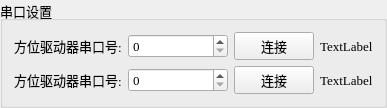
          <widget class="QGroupBox" name="groupBox_13">
           <property name="font">
            <font>
             <family>Times New Roman</family>
             <pointsize>10</pointsize>
            </font>
           </property>
           <property name="title">
            <string>串口设置</string>
           </property>
           <layout class="QVBoxLayout" name="verticalLayout_14">
            <item>
             <layout class="QHBoxLayout" name="horizontalLayout_32">
              <property name="sizeConstraint">
               <enum>QLayout::SetMinimumSize</enum>
              </property>
              <item>
               <widget class="QLabel" name="label_5">
                <property name="sizePolicy">
                 <sizepolicy hsizetype="Fixed" vsizetype="Fixed">
                  <horstretch>0</horstretch>
                  <verstretch>0</verstretch>
                 </sizepolicy>
                </property>
                <property name="font">
                 <font>
                  <family>Times New Roman</family>
                  <pointsize>10</pointsize>
                 </font>
                </property>
                <property name="text">
                 <string>方位驱动器串口号:</string>
                </property>
                <property name="alignment">
                 <set>Qt::AlignCenter</set>
                </property>
               </widget>
              </item>
              <item>
               <widget class="QSpinBox" name="spinBox_3">
                <property name="sizePolicy">
                 <sizepolicy hsizetype="Fixed" vsizetype="Fixed">
                  <horstretch>0</horstretch>
                  <verstretch>0</verstretch>
                 </sizepolicy>
                </property>
                <property name="minimumSize">
                 <size>
                  <width>100</width>
                  <height>0</height>
                 </size>
                </property>
                <property name="font">
                 <font>
                  <family>Times New Roman</family>
                  <pointsize>10</pointsize>
                 </font>
                </property>
               </widget>
              </item>
              <item>
               <widget class="QPushButton" name="pushButton_3">
                <property name="sizePolicy">
                 <sizepolicy hsizetype="Fixed" vsizetype="Fixed">
                  <horstretch>0</horstretch>
                  <verstretch>0</verstretch>
                 </sizepolicy>
                </property>
                <property name="font">
                 <font>
                  <family>Times New Roman</family>
                  <pointsize>10</pointsize>
                 </font>
                </property>
                <property name="text">
                 <string>连接</string>
                </property>
               </widget>
              </item>
              <item>
               <widget class="QLabel" name="label_6">
                <property name="font">
                 <font>
                  <family>Times New Roman</family>
                  <pointsize>10</pointsize>
                 </font>
                </property>
                <property name="text">
                 <string>TextLabel</string>
                </property>
               </widget>
              </item>
             </layout>
            </item>
            <item>
             <layout class="QHBoxLayout" name="horizontalLayout_33">
              <property name="sizeConstraint">
               <enum>QLayout::SetMinimumSize</enum>
              </property>
              <item>
               <widget class="QLabel" name="label_47">
                <property name="sizePolicy">
                 <sizepolicy hsizetype="Fixed" vsizetype="Fixed">
                  <horstretch>0</horstretch>
                  <verstretch>0</verstretch>
                 </sizepolicy>
                </property>
                <property name="font">
                 <font>
                  <family>Times New Roman</family>
                  <pointsize>10</pointsize>
                 </font>
                </property>
                <property name="text">
                 <string>方位驱动器串口号:</string>
                </property>
                <property name="alignment">
                 <set>Qt::AlignCenter</set>
                </property>
               </widget>
              </item>
              <item>
               <widget class="QSpinBox" name="spinBox_14">
                <property name="sizePolicy">
                 <sizepolicy hsizetype="Fixed" vsizetype="Fixed">
                  <horstretch>0</horstretch>
                  <verstretch>0</verstretch>
                 </sizepolicy>
                </property>
                <property name="minimumSize">
                 <size>
                  <width>100</width>
                  <height>0</height>
                 </size>
                </property>
                <property name="font">
                 <font>
                  <family>Times New Roman</family>
                  <pointsize>10</pointsize>
                 </font>
                </property>
               </widget>
              </item>
              <item>
               <widget class="QPushButton" name="pushButton_12">
                <property name="sizePolicy">
                 <sizepolicy hsizetype="Fixed" vsizetype="Fixed">
                  <horstretch>0</horstretch>
                  <verstretch>0</verstretch>
                 </sizepolicy>
                </property>
                <property name="font">
                 <font>
                  <family>Times New Roman</family>
                  <pointsize>10</pointsize>
                 </font>
                </property>
                <property name="text">
                 <string>连接</string>
                </property>
               </widget>
              </item>
              <item>
               <widget class="QLabel" name="label_48">
                <property name="font">
                 <font>
                  <family>Times New Roman</family>
                  <pointsize>10</pointsize>
                 </font>
                </property>
                <property name="text">
                 <string>TextLabel</string>
                </property>
               </widget>
              </item>
             </layout>
            </item>
           </layout>
          </widget>
